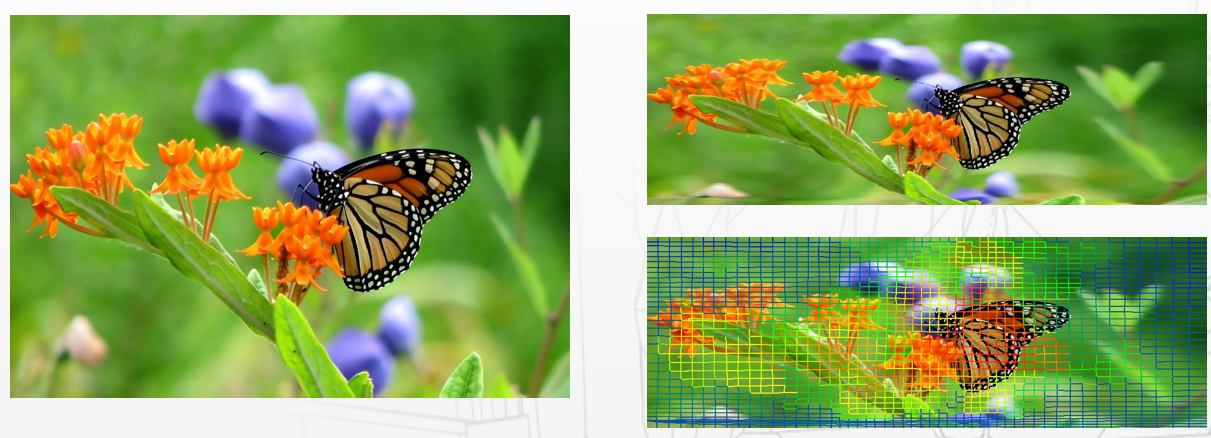
#> input picture 1.png, 1211 x 438 px
$ python -i carve.py   (imports and definitions only)   (Python 2 division)   (older library calls are emulated)
#> lines starting #> are read from the running program, lines starting #| are printed output that depends on the picture
#> further down, picture is the input picture: shape (438, 1211, 3); mean B, G, R 96.7, 165.3, 139.8
import numpy as np
import cv2
import sys
import imutils

# [71 lines left out: function resize_image, not called in this run]

def rotate_image(image, angle):
	rotated = imutils.rotate_bound(image, angle)
	return rotated

# [72 lines left out: functions find_seam, insert_seam, delete_seam, not called in this run]

def save_final_img(img, name):
    cv2.imwrite(name + '_output.png', img.astype(np.uint8))

# [21 lines left out: functions update_seams, write_seam, not called in this run]

def generate_energy_map(img):
    # optinoally apply blur
    img = cv2.GaussianBlur(img,(3,3),0).astype(np.int8)
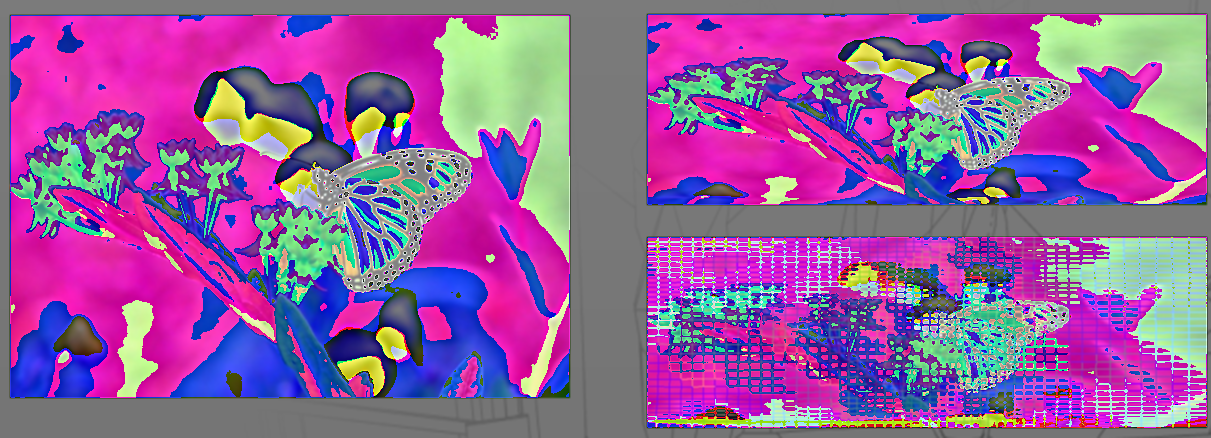
#> img: shape (438, 1211, 3) int8; mean of channels 0, 1, 2 29.2, -34.8, 20.8; drawn with min black and max white
    #turn in into gray to generate x and y gradients
    gray = cv2.cvtColor(img.astype(np.uint8), cv2.COLOR_BGR2GRAY)
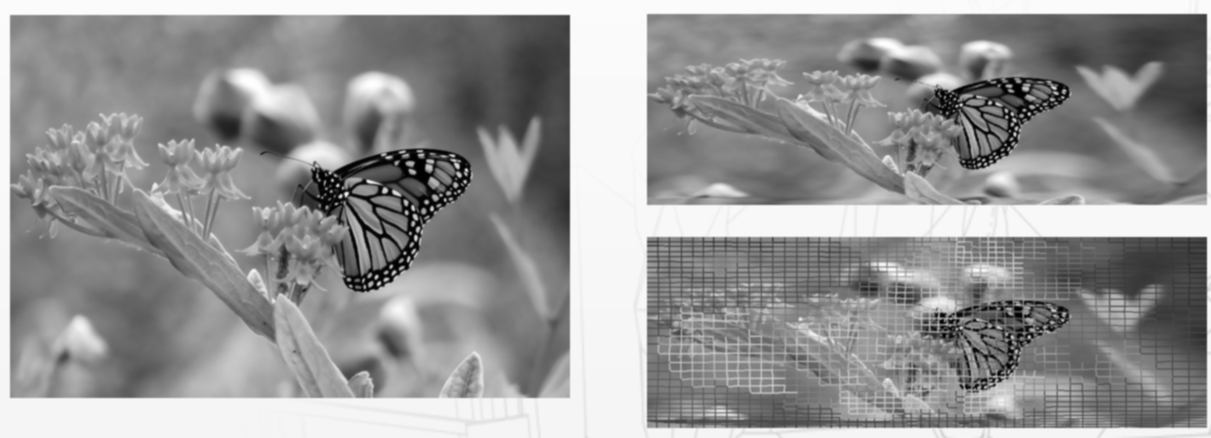
#> gray: shape (438, 1211); min 0, max 254, mean 149.9
    #gradient x
    sobel_x = cv2.Sobel(gray,cv2.CV_64F,1,0,ksize=3)
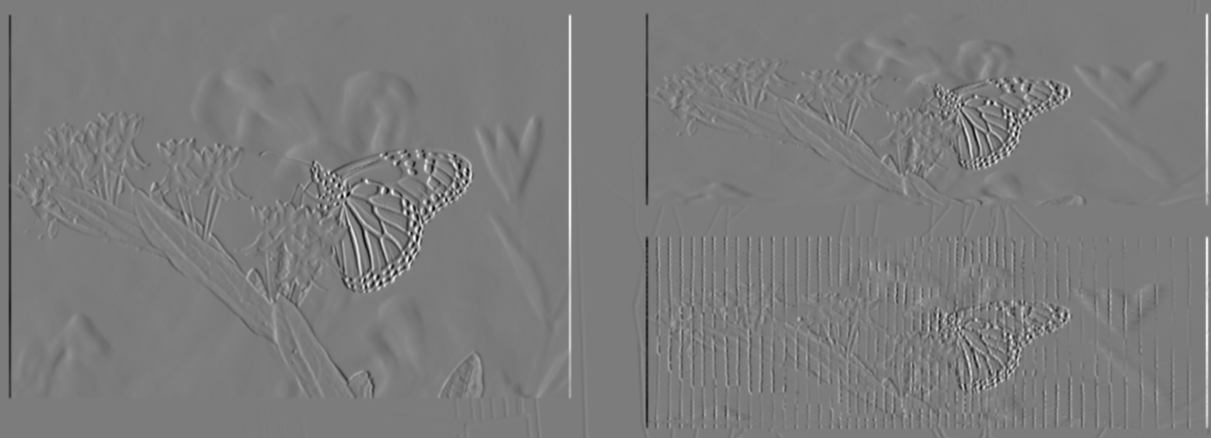
#> sobel_x: shape (438, 1211) float64; min -645, max 677, mean 0; drawn with min black and max white
    #gradient 7
    sobel_y = cv2.Sobel(gray,cv2.CV_64F,0,1,ksize=3)
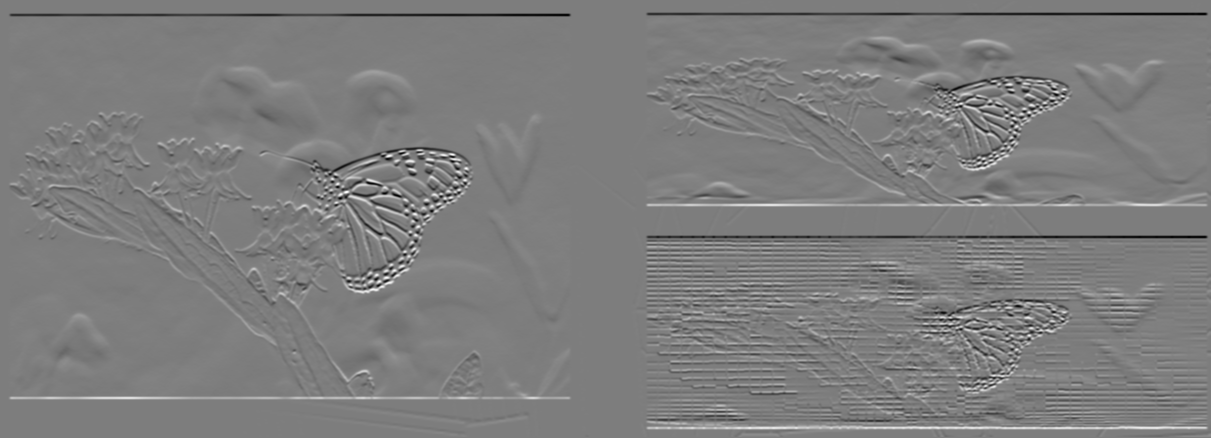
#> sobel_y: shape (438, 1211) float64; min -594, max 609, mean -0.1; drawn with min black and max white
    #abs value of x
    abs_sobel_x = cv2.convertScaleAbs(sobel_x)
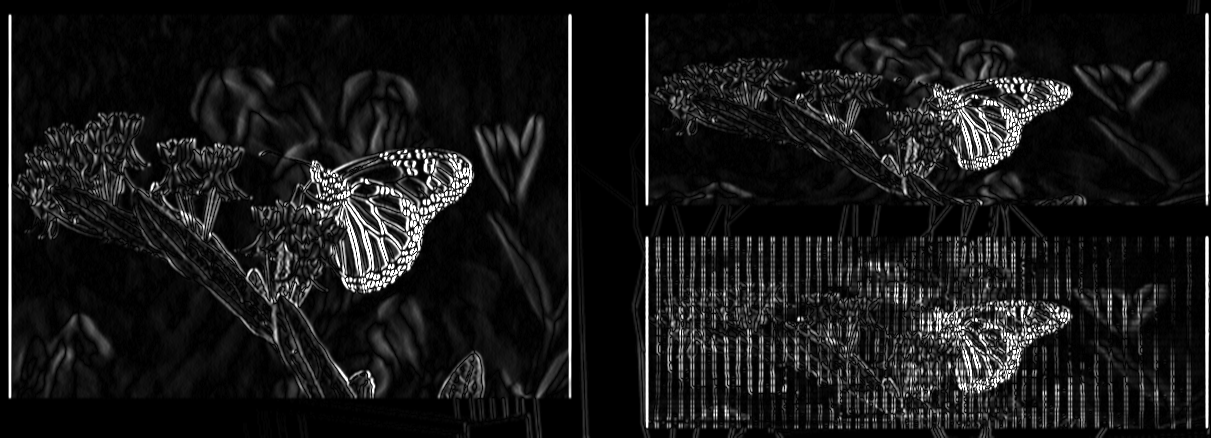
#> abs_sobel_x: shape (438, 1211); min 0, max 255, mean 23.8
    #abs value of y
    abs_sobel_y = cv2.convertScaleAbs(sobel_y)
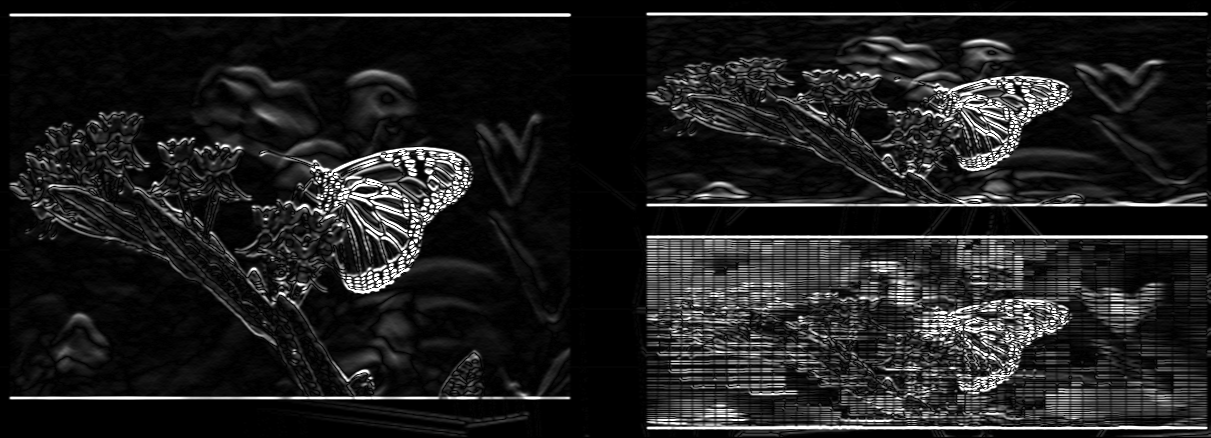
#> abs_sobel_y: shape (438, 1211); min 0, max 255, mean 31.5
    #merged energy map
    energy_map = cv2.addWeighted(abs_sobel_x, 0.5, abs_sobel_y, 0.5, 0)
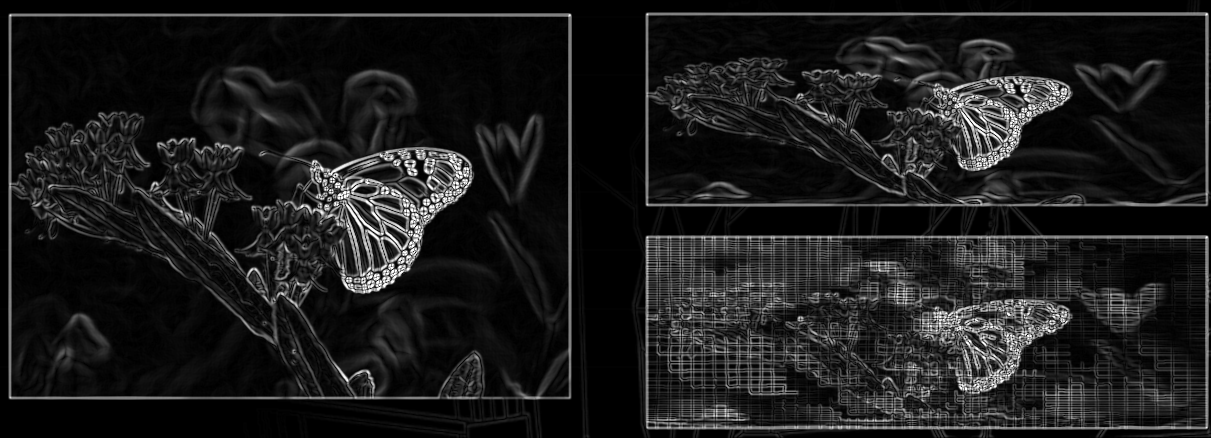
#> energy_map: shape (438, 1211); min 0, max 255, mean 27.6
    return energy_map

#main function
# [10 lines not run here, left out]

>>> import cv2
>>> picture = cv2.imread('../1.png')
>>> result = generate_energy_map(picture)
